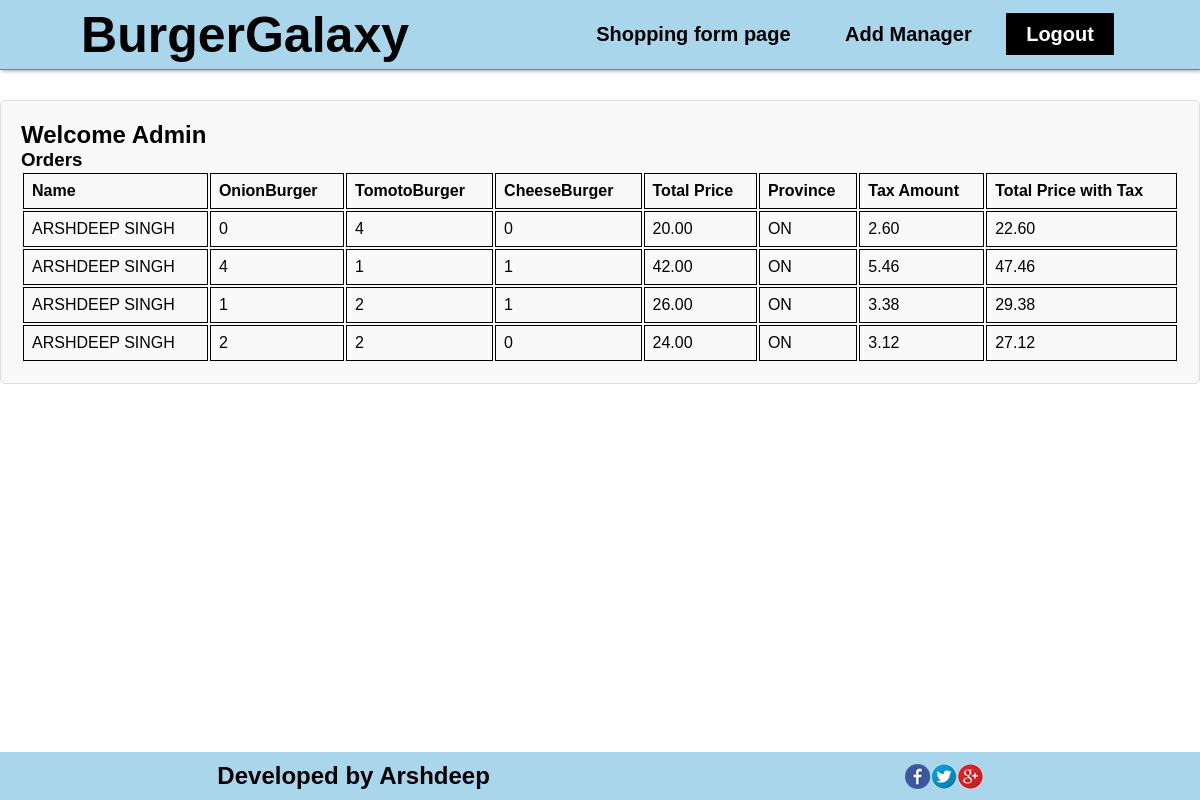
Screenshot of /orders.php (signed in) with the database file from the repository.
### tables this page shows
CREATE TABLE `users` (
  `id` int(11) NOT NULL,
  `username` varchar(50) NOT NULL,
  `password` varchar(255) NOT NULL,
  `role` varchar(50) NOT NULL
);

CREATE TABLE `orders` (
  `id` int(11) NOT NULL,
  `name` varchar(255) NOT NULL,
  `TomotoBurgerQuantity` int(11) NOT NULL,
  `OnionBurgerQuantity` int(11) NOT NULL,
  `CheeseBurgerQuantity` int(11) NOT NULL,
  `total_price` decimal(10,2) NOT NULL,
  `province` varchar(255) NOT NULL,
  `tax_amount` decimal(10,2) NOT NULL,
  `total_price_with_tax` decimal(10,2) NOT NULL,
  `credit_card_number` varchar(255) NOT NULL,
  `expiry_month` varchar(255) NOT NULL,
  `expiry_year` varchar(255) NOT NULL
);

### orders.php (the view, shortened to what this page needs)
<?php
include 'db_connection.php';
$username = $_SESSION['username'];
$sql = "SELECT role FROM users WHERE username = ?";
$stmt = $conn->prepare($sql);
$stmt->bind_param("s", $username);
$stmt->execute();
$result = $stmt->get_result();
if ($result->num_rows == 1) {
    $user = $result->fetch_assoc();
    $role = $user['role'];
} else {
    header("Location: login.php");
    exit;
}
$welcome_message = "";
if ($role === "admin") {
    $welcome_message = "Welcome Admin";
} elseif ($role === "shop_manager") {
    $welcome_message = "Welcome Manager";
}
$sql = "SELECT * FROM orders";
$result = $conn->query($sql);
if ($result->num_rows > 0) {
    $orders = $result->fetch_all(MYSQLI_ASSOC);
} else {
    $orders = [];
}
?>
<!DOCTYPE html>
<html>
<head>
    <link rel="stylesheet" type="text/css" href="Css/style.css">
</head>
<body>
    <nav>
        <div class="logo">BurgerGalaxy</div>
        <div class="menu">
            <a href="index.php">Shopping form page</a>
            <?php
            if (isset($_SESSION['role']) && $_SESSION['role'] === "admin") {
                echo '<a href="shopmanager.php">Add Manager</a>';
            }
            ?>
            <a href="logout.php">Logout</a>
        </div>
    </nav>
    <div class="order-container">
        <h2><?php echo $welcome_message; ?></h2>
        <h3>Orders</h3>
        <?php if (!empty($orders)): ?>
            <table>
                <tr>
                    <th>Name</th>
                    <th>OnionBurger</th>
                    <th>TomotoBurger</th>
                    <th>CheeseBurger</th>
                    <th>Total Price</th>
                    <th>Province</th>
                    <th>Tax Amount</th>
                    <th>Total Price with Tax</th>
                </tr>
                <?php foreach ($orders as $order): ?>
                    <tr>
                        <td><?php echo $order['name']; ?></td>
                        <td><?php echo $order['OnionBurgerQuantity']; ?></td>
                        <td><?php echo $order['TomotoBurgerQuantity']; ?></td>
                        <td><?php echo $order['CheeseBurgerQuantity']; ?></td>
                        <td><?php echo $order['total_price']; ?></td>
                        <td><?php echo $order['province']; ?></td>
                        <td><?php echo $order['tax_amount']; ?></td>
                        <td><?php echo $order['total_price_with_tax']; ?></td>
                    </tr>
                <?php endforeach; ?>
            </table>
        <?php else: ?>
            <p>No orders found.</p>
        <?php endif; ?>
    </div>
    <footer id="footer">
        <h2>Developed by Arshdeep</h2>
        <img src="images/icon.png" alt="Footer Icon">
    </footer>
</body>
</html>

### Css/style.css (style rules this page uses)
* { padding: 0; margin: 0; box-sizing: border-box; font-family: sans-serif; }
nav { width: 100%; height: 70px; border-bottom: 1px solid grey; box-shadow: 2px 0px 5px grey; display: flex; justify-content: space-around; align-items: center; position: fixed; top: 0; z-index: 1; background: #aad6ec; }
table { width: 100%; border-collapse: collapse; }
.logo { font-size: 50px; font-weight: bold; }
.menu a { text-decoration: none; font-size: 20px; color: black; padding: 10px 20px; margin: 5px; font-weight: bold; }
.menu a:last-child { background: black; color: white; }
body { display: flex; flex-direction: column; min-height: 100vh; margin: 0; padding: 0; }
#footer { margin-top: auto; display: flex; justify-content: space-around; align-items: center; background: #aad6ec; color: rgb(0, 0, 0); padding: 10px; }
table { display: table; border-collapse: separate; box-sizing: border-box; text-indent: initial; unicode-bidi: isolate; border-spacing: 2px; border-color: gray; }
th, td { border: 1px solid black; padding: 8px; text-align: left; }
.order-container { margin-top: 100px; padding: 20px; background-color: #f9f9f9; border: 1px solid #ddd; border-radius: 5px; }

### rows the page displays
users: role "Welcome Admin"
orders: name "ARSHDEEP SINGH", OnionBurgerQuantity "0", TomotoBurgerQuantity "4", CheeseBurgerQuantity "0", total_price "20.00", province "ON", tax_amount "2.60", total_price_with_tax "22.60"
orders: name "ARSHDEEP SINGH", OnionBurgerQuantity "4", TomotoBurgerQuantity "1", CheeseBurgerQuantity "1", total_price "42.00", province "ON", tax_amount "5.46", total_price_with_tax "47.46"
orders: name "ARSHDEEP SINGH", OnionBurgerQuantity "1", TomotoBurgerQuantity "2", CheeseBurgerQuantity "1", total_price "26.00", province "ON", tax_amount "3.38", total_price_with_tax "29.38"
orders: name "ARSHDEEP SINGH", OnionBurgerQuantity "2", TomotoBurgerQuantity "2", CheeseBurgerQuantity "0", total_price "24.00", province "ON", tax_amount "3.12", total_price_with_tax "27.12"
